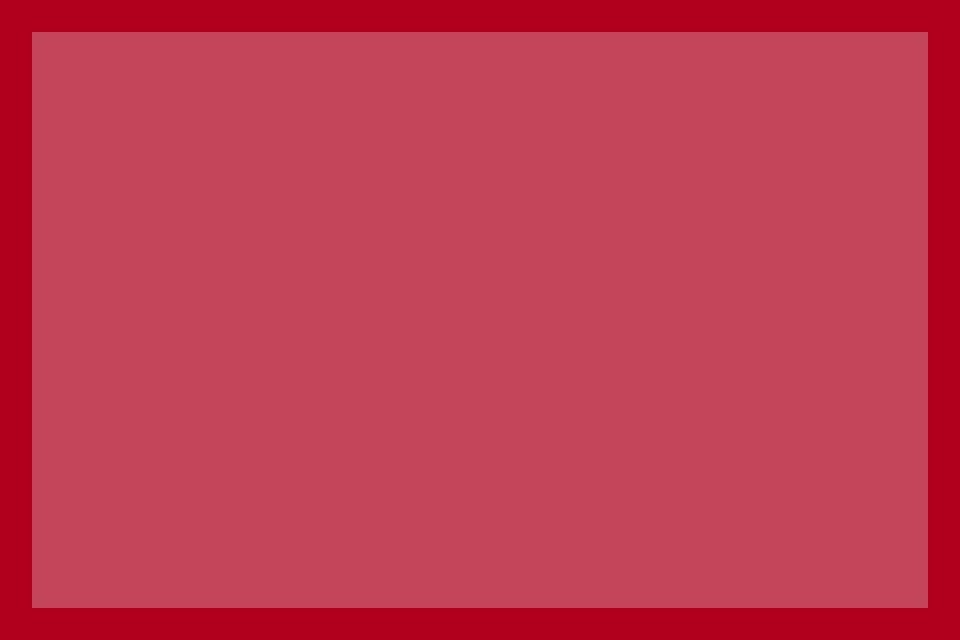

A level layout from a 2D game, rendered from its tile map. Below: a short description, then the map file with tile-grid data replaced by summaries:
An orthogonal 30x20 tile map with 32x32 px tiles, 4 tile layers (imp, imp2, sortie_layer01, sortie_layer02).

<map version="1.9" tiledversion="1.9.2" orientation="orthogonal" renderorder="right-down" width="30" height="20" tilewidth="32" tileheight="32" infinite="0" nextlayerid="5" nextobjectid="1">
 <editorsettings>
  <export target="map02.json" format="json" />
 </editorsettings>
 <tileset firstgid="1" name="tuiles_jeu" tilewidth="32" tileheight="32" tilecount="3900" columns="78">
  <image source="../tuiles_jeu.png" width="2500" height="1600" />
  <tile id="1256">
   <properties>
    <property name="sortie_layer" type="bool" value="true" />
   </properties>
  </tile>
 </tileset>
 <layer id="1" name="imp" width="30" height="20">
  <data>[600 cells, 600 non-empty, 1 distinct tile ids]</data>
 </layer>
 <layer id="3" name="imp2" width="30" height="20">
  <data>[600 cells, 600 non-empty, 1 distinct tile ids]</data>
 </layer>
 <layer id="2" name="sortie_layer01" width="30" height="20">
  <data>[600 cells, 96 non-empty, 1 distinct tile ids]</data>
 </layer>
 <layer id="4" name="sortie_layer02" width="30" height="20">
  <data>[600 cells, 96 non-empty, 1 distinct tile ids]</data>
 </layer>
</map>
